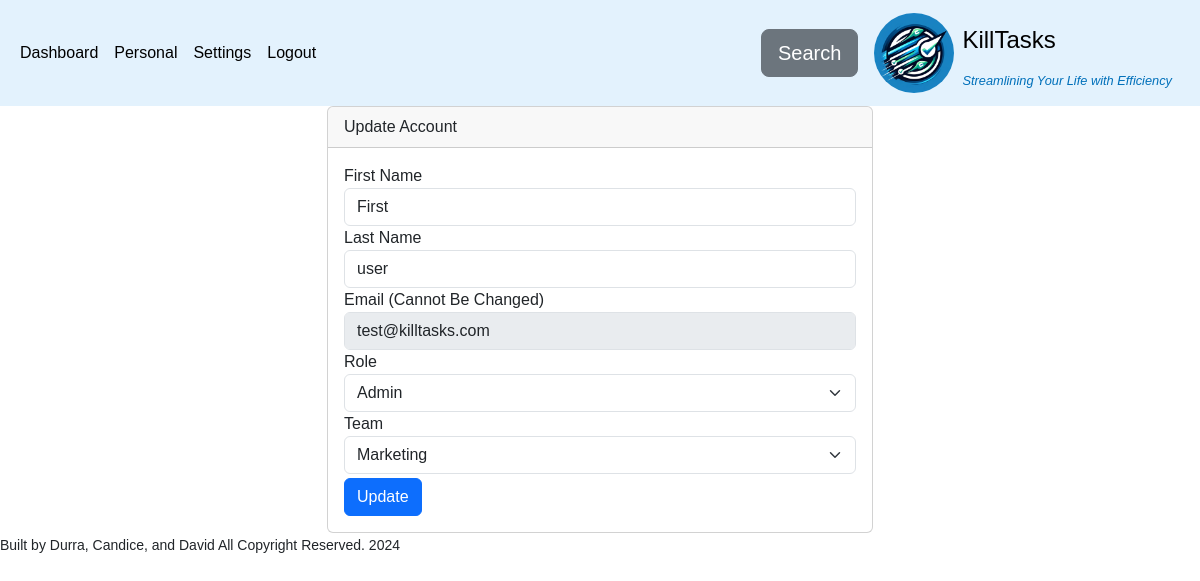
The page /private/settings.php (signed in) on the database as committed earlier.
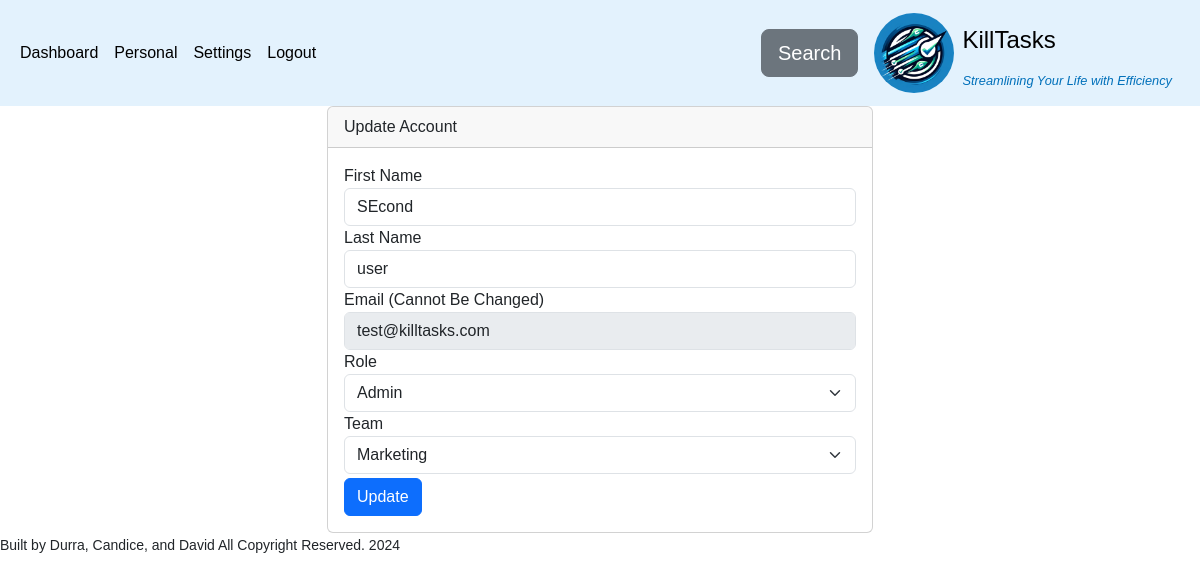
The same page on the database as committed later.
### tables this page shows
CREATE TABLE `user` (
  `user_id` int(11) NOT NULL COMMENT 'pk user_id',
  `first_name` varchar(50) NOT NULL,
  `last_name` varchar(50) NOT NULL,
  `email` varchar(255) NOT NULL,
  `password` varchar(255) NOT NULL COMMENT 'hash with password_hash()',
  `role` varchar(50) NOT NULL DEFAULT 'member',
  `team` varchar(50) NOT NULL
);

### server/config/pdo.php (called while the page is built, shortened)
<?php
  class PdoDao {
    private PDO $pdo;
    private static string $DB_HOST = "localhost";
    private static string $DB_USER = "admin";
    private static string $DB_PASS = "admin";
    private static string $DB_NAME = "killtasks";
    private static string $DB_PORT = "3306";
    function __construct() {
      $dsn = "mysql:host=" . self::$DB_HOST . ";dbname=" . self::$DB_NAME . ";port=" . self::$DB_PORT;
      try {
        $this->pdo = new PDO($dsn, self::$DB_USER, self::$DB_PASS);
        $this->pdo->setAttribute(PDO::ATTR_ERRMODE, PDO::ERRMODE_EXCEPTION);
      } catch (PDOException $e) {
        echo "Connection failed: " . $e->getMessage();
      }
    }
    function get_pdo(): PDO {
      return $this->pdo;
    }
  }

### server/service/user.php (called while the page is built, shortened)
<?php
include_once("../server/model/user.php");
include_once("../server/config/pdo.php");
class UserService
{
  private PDO $conn;
  function __construct(PdoDao $pdo = new PdoDao())
  {
    $this->conn = $pdo->get_pdo();
  }
  public function get_user_by_email(string $email): User | null
  {
    $sql = " SELECT
    *
    FROM user
    WHERE email = :email";
    try {
      $stmt = $this->conn->prepare($sql);
      $stmt->bindParam(':email', $email, PDO::PARAM_STR);
      $stmt->execute();
      $result = $stmt->fetch(PDO::FETCH_ASSOC);
      if ($result) {
        return  new User(
          $result['user_id'],
          $result['first_name'],
          $result['last_name'],
          $result['email'],
          $result['password'],
          $result['role'],
          $result['team']
        );
      }
      return null;
    } catch (PDOException $e) {
      echo $e->getMessage();
    }
  }
}

### server/model/user.php (called while the page is built, shortened)
<?php
class User implements \JsonSerializable
{
  private string $first_name;
  private string $last_name;
  function __construct(?int $user_id, string $first_name, string $last_name, string $email, ?string $password, ?string $role = null, ?string $team = null)
  {
    $this->first_name = $first_name;
    $this->last_name = $last_name;
  }
  public function get_first_name(): string
  {
    return $this->first_name;
  }
  public function get_last_name(): string
  {
    return $this->last_name;
  }
}

### partials/options.php (the view, shortened to what this page needs)
<?php
function team_options(?string $prev_val)
{
  $teams = ["Marketing", "Sales", "Development", "Research", "Other"];
  foreach ($teams as $team) {
    $selected = strtolower($team) === strtolower($prev_val) ? " selected='selected' " : '' ;
    echo "<option value='$team'" . $selected . ">$team</option>";
  }
}
function role_options(?string $prev_val)
{
  $roles = ["Admin", "Manager", "Member"];
  foreach ($roles as $role) {
    $selected = strtolower($role) === strtolower($prev_val) ? " selected='selected' " : '' ;
    echo "<option value='$role'" . $selected . ">$role </option>";
  }
}

### private/settings.php (shortened to what this page needs)
<?php
include_once("../server/service/user.php");
include_once("../partials/options.php");
if (strtoupper($_SERVER['REQUEST_METHOD']) === 'GET') {
  $service = new UserService();
  $user = $service->get_user_by_email($_SESSION['email']);
  if (isset($user)) {
    $first_name = $user->get_first_name();
    $last_name = $user->get_last_name();
    $role = $user->get_role();
  }
}
?>
<?php include("../partials/header.php") ?>
<div class="container">
  <div class="row justify-content-center">
    <div class="col-md-6">
      <div class="card">
        <div class="card-header">
          Update Account
        </div>
        <div class="card-body">
          <form action="settings.php" method="post">
            <div class="form-group">
              <label for="first_name">First Name</label>
              <input type="text" class="form-control" id="first_name" name="first_name" value="<?= $first_name ?>">
            </div>
            <div class="form-group">
              <label for="last_name">Last Name</label>
              <input type="text" class="form-control" id="last_name" name="last_name" value="<?= $last_name ?>">
            </div>
            <div class="form-group">
              <label for="email">Email (Cannot Be Changed) </label>
              <input type="text" class="form-control" id="email" name="email" value="<?= $email ?>" disabled>
            </div>
            <div class="form-group">
              <label for="role">Role</label>
              <select name="role" class="form-select" id="role">
                <?php role_options($role) ?>
              </select>
            </div>
            <div class="form-group">
              <label for="team">Team</label>
              <select name="team" class="form-select" id="team">
                <?php team_options($team) ?>
              </select>
            </div>
            <button type="submit" class="btn btn-primary mt-1">Update</button>
          </form>
        </div>
      </div>
    </div>
  </div>
</div>
<?php include("../partials/footer.php") ?>

Rows that differ between the two databases and show on the page:
changed user "user": first_name "First" → "SEcond"
